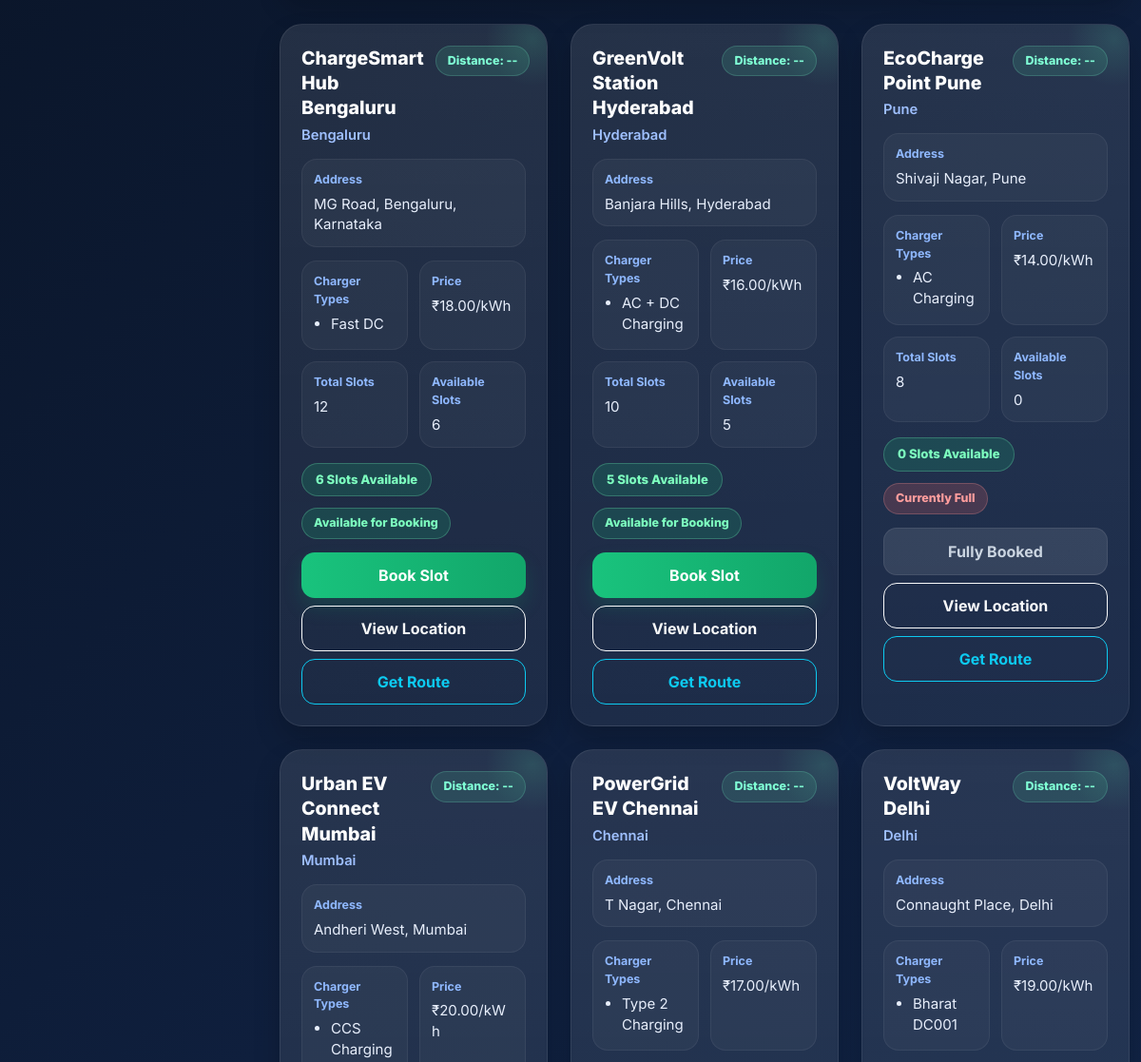
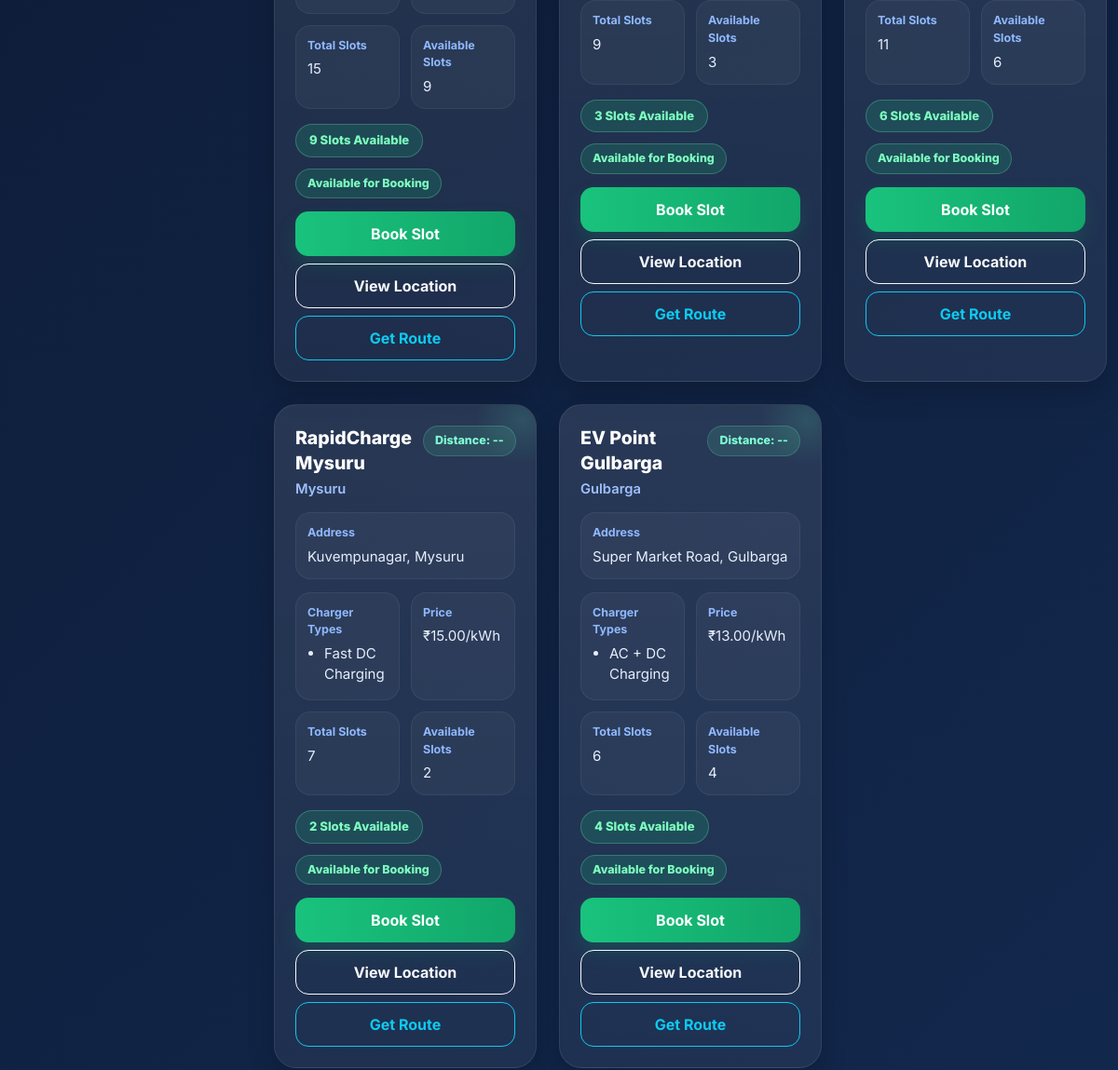
Page /stations/ (middle part) on the earlier database version (2 pictures, top to bottom).
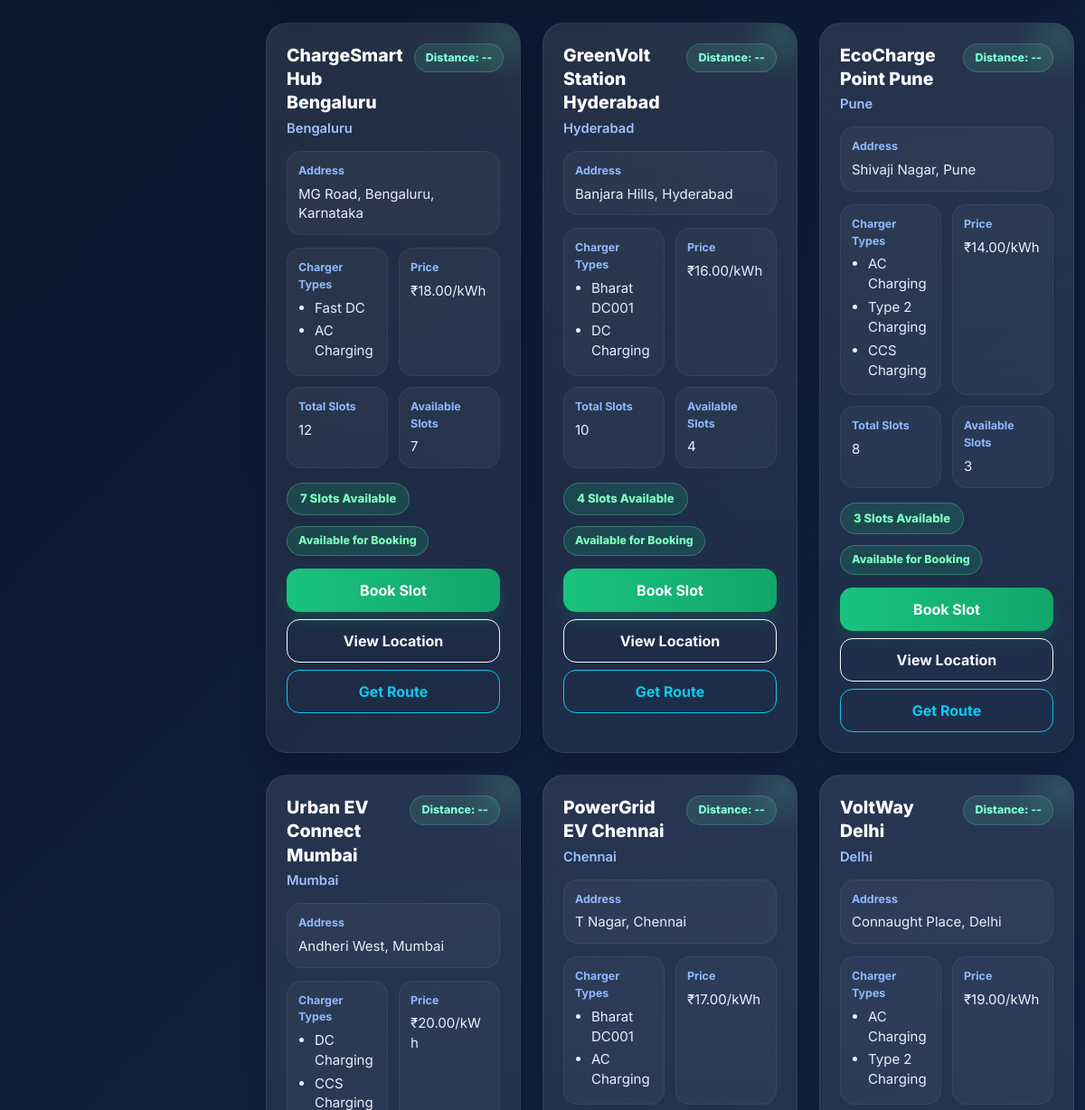
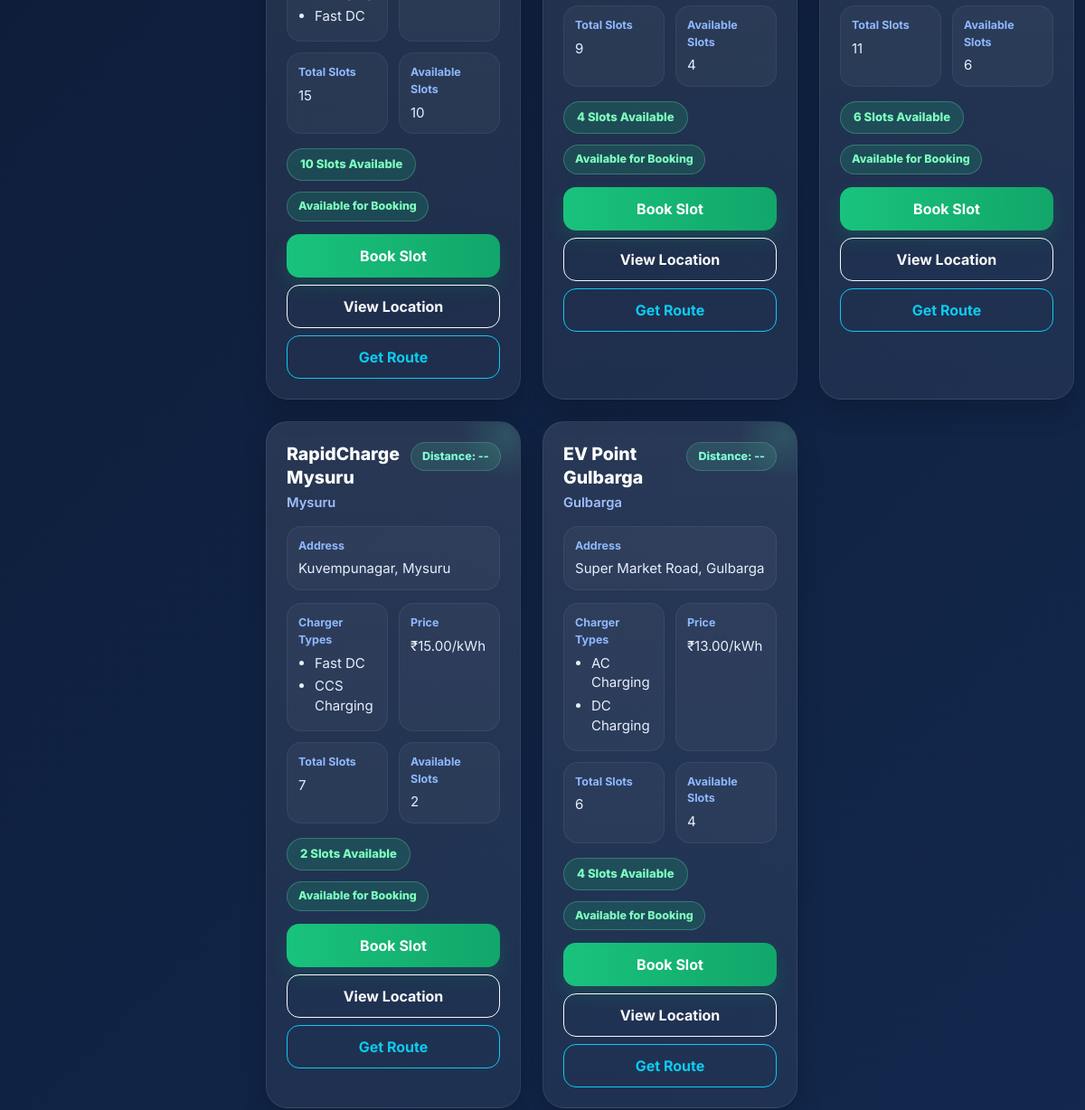
Same page on the later database version (2 pictures, top to bottom).
### stations/models.py (models this page shows, shortened)
class Station(models.Model):
    name = models.CharField(max_length=200)
    city = models.CharField(max_length=100)
    address = models.TextField()
    charger_type = models.CharField(max_length=100)
    total_slots = models.PositiveIntegerField()
    available_slots = models.PositiveIntegerField()
    price_per_kwh = models.DecimalField(max_digits=6, decimal_places=2)
    latitude = models.DecimalField(max_digits=9, decimal_places=6, default=0.000000)
    longitude = models.DecimalField(max_digits=9, decimal_places=6, default=0.000000)
    created_at = models.DateTimeField(auto_now_add=True)

### core/views.py (the view, shortened to what this page needs)
# urls.py: path('stations/', stations, name='stations'),
def stations(request):
    all_stations = Station.objects.all()
    search_city = request.GET.get("city", "").strip()
    selected_charger_type = request.GET.get("charger_type", "").strip()
    if search_city:
        all_stations = all_stations.filter(city__icontains=search_city)
    all_stations = list(all_stations)
    charger_type_set = set()
    for station in Station.objects.all():
        charger_types = [
            item.strip() for item in station.charger_type.split(",") if item.strip()
        ]
        for ctype in charger_types:
            charger_type_set.add(ctype)
    charger_types = sorted(charger_type_set)
    for station in all_stations:
        station.charger_type_list = [
            item.strip() for item in station.charger_type.split(",") if item.strip()
        ]
    context = {
        "stations": all_stations,
        "search_city": search_city,
        "selected_charger_type": selected_charger_type,
        "charger_types": charger_types,
    }
    return render(request, "stations.html", context)

### templates/stations.html (shortened to what the changed rows need)
{% extends 'base.html' %}
{% block content %}
<section class="stations-section">
    <div class="container">
        {% if stations %}
            <div class="row g-4" id="stations-container">
                {% for station in stations %}
                    <div
                        class="col-md-6 col-xl-4 station-wrapper"
                        data-lat="{{ station.latitude }}"
                        data-lng="{{ station.longitude }}"
                    >
                        <div class="station-card">
                            <div class="station-top">
                                <div>
                                    <div class="station-name">{{ station.name }}</div>
                                    <div class="station-city">{{ station.city }}</div>
                                </div>
                                <div class="distance-badge distance-text">Distance: --</div>
                            </div>
                            <div class="address-box">
                                <div class="address-label">Address</div>
                                <div class="address-value">{{ station.address }}</div>
                            </div>
                            <div class="info-grid">
                                <div class="info-box">
                                    <div class="info-label">Charger Types</div>
                                    <div class="info-value">
                                        <ul class="charger-type-list">
                                            {% for type in station.charger_type_list %}
                                                <li>{{ type }}</li>
                                            {% endfor %}
                                        </ul>
                                    </div>
                                </div>
                                <div class="info-box">
                                    <div class="info-label">Price</div>
                                    <div class="info-value">₹{{ station.price_per_kwh }}/kWh</div>
                                </div>
                                <div class="info-box">
                                    <div class="info-label">Total Slots</div>
                                    <div class="info-value">{{ station.total_slots }}</div>
                                </div>
                                <div class="info-box">
                                    <div class="info-label">Available Slots</div>
                                    <div class="info-value">{{ station.available_slots }}</div>
                                </div>
                            </div>
                            <span class="slots-pill">{{ station.available_slots }} Slots Available</span>
                            <br>
                            {% if station.available_slots > 0 %}
                                <span class="status-badge status-available">Available for Booking</span>
                                <a href="{% url 'book_station' station.id %}" class="btn btn-main mb-2">Book Slot</a>
                            {% else %}
                                <span class="status-badge status-full">Currently Full</span>
                                <button class="btn-disabled-custom mb-2" disabled>Fully Booked</button>
                            {% endif %}
                            <a
                                href="https://www.google.com/maps/search/?api=1&query={{ station.latitude }},{{ station.longitude }}"
                                target="_blank"
                                class="btn btn-outline-light btn-location w-100 mb-2">
                                View Location
                            </a>
                            <button
                                class="btn btn-outline-info btn-location w-100"
                                onclick="openDirections({{ station.latitude }}, {{ station.longitude }})">
                                Get Route
                            </button>
                        </div>
                    </div>
                {% endfor %}
            </div>
        {% else %}
            <div class="empty-box">
                <h4>No matching stations found</h4>
                <p>Try searching with a different city or charger type.</p>
            </div>
        {% endif %}
    </div>
</section>
{% endblock %}

Differences in the rows shown:
changed Station "ChargeSmart Hub Bengaluru": available_slots "6" → "7"
changed Station "GreenVolt Station Hyderabad": available_slots "5" → "4"
changed Station "EcoCharge Point Pune": available_slots "0" → "3"; available_slots "Currently Full Fully Booked" → "Available for Booking Book Slot"
changed Station "Urban EV Connect Mumbai": available_slots "9" → "10"
changed Station "PowerGrid EV Chennai": available_slots "3" → "4"
Other differences:
new list line: "AC Charging"
new list line: "Bharat DC001"
new list line: "DC Charging"
new list line: "Type 2 Charging"
new list line: "CCS Charging"
new list line: "Fast DC"
list line gone: "AC + DC Charging"
list line gone: "Type 2 Charging"
list line gone: "Bharat DC001"
list line gone: "Fast DC Charging"
